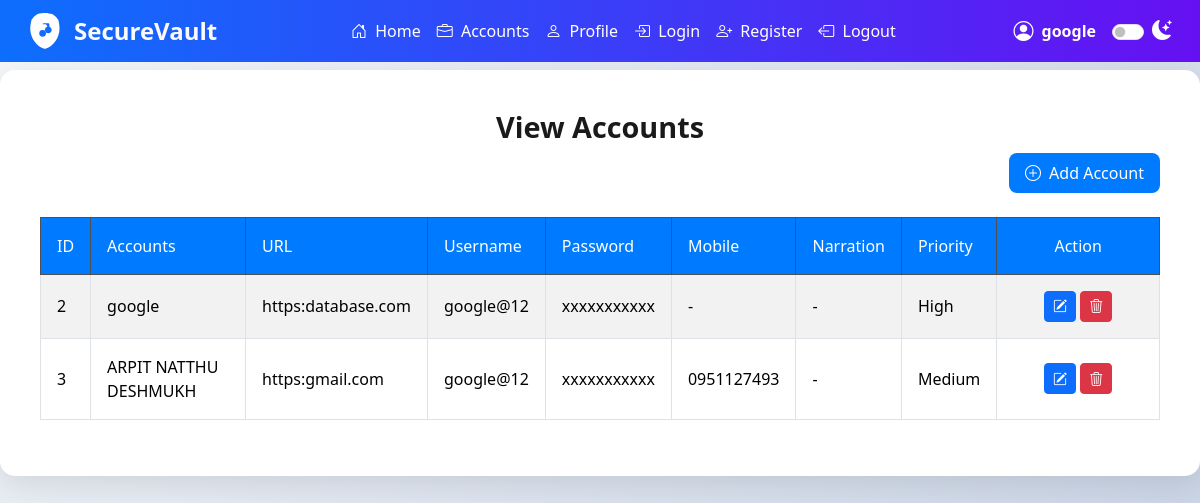
Page /view_accounts1 (signed in) on the committed database.
### app.py (models this page shows, shortened)
class Account(db.Model):
    id = db.Column(db.Integer, primary_key=True)
    account_name = db.Column(db.String(100), nullable=False)
    account_url = db.Column(db.String(200), nullable=False)
    account_type = db.Column(db.String(50), nullable=False)
    username = db.Column(db.String(100), nullable=False)
    password = db.Column(db.String(256), nullable=False)  # Stores encrypted password
    mobile_number = db.Column(db.String(20), nullable=True)
    narration = db.Column(db.Text, nullable=True)
    priority = db.Column(db.String(20), nullable=False)
    tblregister_id = db.Column(db.Integer, nullable=False)

### app.py (the view)
@app.route('/view_accounts1', methods=['GET', 'POST'])
def view_accounts1():
    if 'id' not in session:
        flash('Please Login first', 'errror')
        return redirect(url_for('login'))
    log_name = session['account_name']
    user_id = session['id']
    print(session['account_name'])
    print(session['id'])
    accounts = Account.query.filter_by(tblregister_id=user_id).all()  # Get all account records
    print(accounts)
    for a in accounts:
        print(a.account_name)
    return render_template('view_accounts1.html', accounts=accounts, log_name=log_name)

### templates/view_accounts1.html (shortened to what this page needs)
<!DOCTYPE html>
<html lang="en" data-bs-theme="light">
<head>
  <link href="https://cdn.jsdelivr.net/npm/bootstrap@5.3.3/dist/css/bootstrap.min.css" rel="stylesheet">
  <link href="https://cdn.jsdelivr.net/npm/bootstrap-icons@1.11.3/font/bootstrap-icons.css" rel="stylesheet">
</head>
<body>
  <nav class="navbar navbar-expand-lg navbar-dark px-3 fixed-top"
    style="background: linear-gradient(90deg, #0d6efd, #6610f2);">
    <div class="container-fluid">
      <a class="navbar-brand d-flex align-items-center text-white" href="/" style="gap: 10px;">
        <span class="fw-bold fs-4">SecureVault</span>
      </a>
      <div class="collapse navbar-collapse" id="navbarNav">
        <ul class="navbar-nav mx-auto">
  <li class="nav-item"><a class="nav-link text-white" href="/"><i class="bi bi-house-door me-1"></i> Home</a></li>
  <li class="nav-item"><a class="nav-link text-white" href="/view_accounts1"><i class="bi bi-briefcase me-1"></i> Accounts</a></li>
  <li class="nav-item"><a class="nav-link text-white" href="/profile"><i class="bi bi-person me-1"></i> Profile</a></li>
  <li class="nav-item"><a class="nav-link text-white" href="/login"><i class="bi bi-box-arrow-in-right me-1"></i> Login</a></li>
  <li class="nav-item"><a class="nav-link text-white" href="/register"><i class="bi bi-person-plus me-1"></i> Register</a></li>
  <li class="nav-item"><a class="nav-link text-white" href="/logout"><i class="bi bi-box-arrow-left me-1"></i> Logout</a></li>
</ul>
{% if log_name %}
  <div class="d-flex align-items-center text-white me-3">
    <i class="bi bi-person-circle fs-5 me-2"></i>
    <span class="fw-semibold">{{ log_name }}</span>
  </div>
{% endif %}
        <div class="form-check form-switch d-flex align-items-center">
          <input class="form-check-input" type="checkbox" id="themeToggle">
          <label class="form-check-label ms-2 text-white mb-0" for="themeToggle" title="Toggle Theme">
            <i class="bi bi-moon-stars-fill fs-5"></i>
          </label>
        </div>
      </div>
    </div>
  </nav>
  <div class="table-container">
    <h2 class="table-title">View Accounts</h2>
    <div class="action-container">
      <a href="/account" class="btn btn-add btn-primary">
        <i class="bi bi-plus-circle me-2"></i>Add Account
      </a>
    </div>
    <div class="table-responsive">
      {% if accounts %}
      <table class="table table-striped table-bordered">
        <thead class="table-dark">
          <tr>
            <th>ID</th>
            <th style="width: 20%;">Accounts</th>
            <th>URL</th>
            <th>Username</th>
            <th>Password</th>
            <th>Mobile</th>
            <th>Narration</th>
            <th>Priority</th>
            <th class="text-center" >Action</th>
          </tr>
        </thead>
        <tbody>
          {% for account in accounts %}
          <tr>
            <td>{{ account.id }}</td>
            <td>{{ account.account_name }}</td>
            <td>{{ account.account_url }}</td>
            <td>{{ account.username }}</td>
            <td>xxxxxxxxxxx </td>
            <td>{{ account.mobile_number or '-' }}</td>
            <td>{{ account.narration or '-' }}</td>
            <td>{{ account.priority }}</td>
            <td class="text-center" style="width: 30%;">
              <a href="{{ url_for('edit_account', account_id=account.id) }}" class="btn btn-sm btn-primary mb-0">
                <i class="bi bi-pencil-square"></i>
              </a>
              <form method="POST" action="{{ url_for('delete_account', account_id=account.id) }}"
                style="display:inline;">
                <button type="submit" class="btn btn-sm btn-danger" onclick="return confirm('Are you sure?')">
                  <i class="bi bi-trash3"></i>
                </button>
              </form>
            </td>
          </tr>
          {% endfor %}
        </tbody>
      </table>
      {% else %}
      <p class="text-center text-muted">No accounts found.</p>
      {% endif %}
    </div>
  </div>
</body>
</html>

### templates/view_accounts1.html (style rules this page uses)
body { background: linear-gradient(135deg, #f5f7fa 0%, #c3cfe2 100%); min-height: 100vh; font-family: 'Segoe UI', Tahoma, Geneva, Verdana, sans-serif; padding-top: 70px; }
.navbar-brand { font-weight: bold; color: #fafafa !important; }
.table-container { background: #ffffff; border-radius: 15px; box-shadow: 0 8px 30px rgba(0, 0, 0, 0.1); padding: 2.5rem; max-width: 1200px; width: 100%; margin: auto; }
.table-title { font-size: 1.8rem; font-weight: 600; color: #1a1a1a; text-align: center; margin-bottom: 0.5rem; }
.action-container { display: flex; justify-content: flex-end; margin-bottom: 1.5rem; }
.btn-add { background: #007bff; border: none; border-radius: 8px; padding: 0.5rem 1rem; font-weight: 500; transition: background 0.3s ease; }
.table th { background: #007bff; color: #fff; font-weight: 500; padding: 1rem; }
.table td { vertical-align: middle; padding: 1rem; }

### rows in the picture
Account: account_name "google", id "2", account_url "https:database.com", username "google@12", mobile_number "-", narration "-", priority "High"
Account: id "3", account_name "ARPIT NATTHU DESHMUKH", account_url "https:gmail.com", username "google@12", mobile_number "0951127493", narration "-", priority "Medium"
